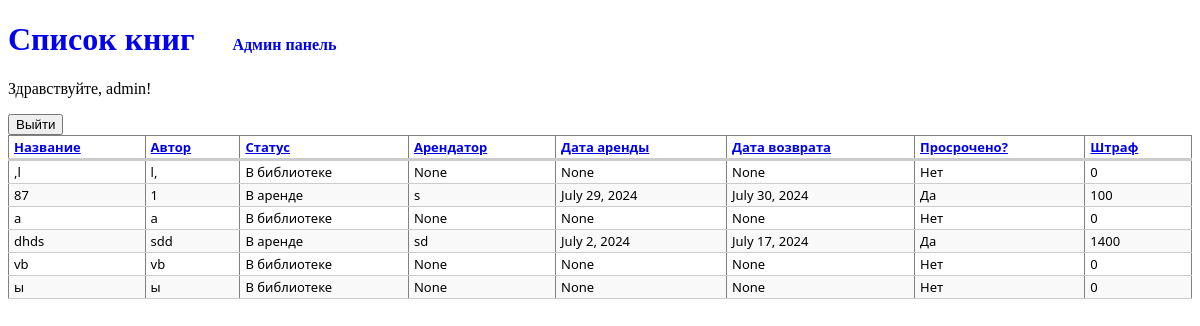
The app's page / (signed in) with its own data.
### books/models.py (models this page shows, shortened)
class Book(models.Model):
    STATUS: list[tuple[str, str]] = [
        ('available', 'В библиотеке'),
        ('rented', 'В аренде'),
    ]
    title: str = models.CharField(max_length=100)
    author: str = models.CharField(max_length=100)
    status: str = models.CharField(
        max_length=10, choices=STATUS, default='available')
    renter_name: str = models.CharField(max_length=100, blank=True, null=True)
    rent_date: models.DateField = models.DateField(blank=True, null=True)
    return_date: models.DateField = models.DateField(blank=True, null=True)
    def is_overdue(self) -> bool:
        if self.status == 'rented' and self.return_date:
            return self.return_date < timezone.now().date()
        return False
    def days_overdue(self) -> int:
        if self.is_overdue():
            return (timezone.now().date() - self.return_date).days
        return 0
    def penalty(self) -> int:
        penalty = 100
        return self.days_overdue() * penalty

### books/views.py (the view)
# urls.py: path('', views.book_list, name='book_list'),
@login_required
def book_list(request: HttpRequest) -> HttpResponse:
    order_by: str = request.GET.get('order_by', 'title')
    direction: str = request.GET.get('direction', 'asc')
    books: list[Book] = list(Book.objects.all())
    if order_by in ['is_overdue', 'penalty']:
        if order_by == 'is_overdue':
            books.sort(key=lambda x: x.is_overdue(),
                       reverse=(direction == 'desc'))
        elif order_by == 'penalty':
            books.sort(key=lambda x: x.penalty(),
                       reverse=(direction == 'desc'))
    else:
        if direction == 'desc':
            order_by = f'-{order_by}'
        books = Book.objects.all().order_by(order_by)
    context: dict[str, Union[Book, str]] = {
        'books': books,
        'order_by': order_by,
        'direction': direction
    }
    return render(request, 'books/book_list.html', context)

### books/templates/books/book_list.html (shortened to what this page needs)
<!DOCTYPE html>
<html>
<head>
</head>
<body>
    <h1>
        <a href="{% url 'book_list' %}" style="text-decoration: none">Список книг</a>
        <a href="/admin" class="admin-button">Админ панель</a>
    </h1>
    {% if user.is_authenticated %}
    <p>Здравствуйте, {{ user.username }}!</p>
    <form method="post" action="{% url 'logout' %}">
        <button type="submit">Выйти</button>
    </form>
    {% endif %}
    <table border="1">
        <thead>
            <tr>
                <th>
                    <a
                        href="?order_by=title&direction={% if order_by == 'title' and direction == 'asc' %}desc{% else %}asc{% endif %}">
                        Название
                    </a>
                </th>
                <th>
                    <a
                        href="?order_by=author&direction={% if order_by == 'author' and direction == 'asc' %}desc{% else %}asc{% endif %}">
                        Автор
                    </a>
                </th>
                <th>
                    <a
                        href="?order_by=status&direction={% if order_by == 'status' and direction == 'asc' %}desc{% else %}asc{% endif %}">
                        Статус
                    </a>
                </th>
                <th>
                    <a
                        href="?order_by=renter_name&direction={% if order_by == 'renter_name' and direction == 'asc' %}desc{% else %}asc{% endif %}">
                        Арендатор
                    </a>
                </th>
                <th>
                    <a
                        href="?order_by=rent_date&direction={% if order_by == 'rent_date' and direction == 'asc' %}desc{% else %}asc{% endif %}">
                        Дата аренды
                    </a>
                </th>
                <th>
                    <a
                        href="?order_by=return_date&direction={% if order_by == 'return_date' and direction == 'asc' %}desc{% else %}asc{% endif %}">
                        Дата возврата
                    </a>
                </th>
                <th>
                    <a
                        href="?order_by=is_overdue&direction={% if order_by == 'is_overdue' and direction == 'asc' %}desc{% else %}asc{% endif %}">
                        Просрочено?
                    </a>
                </th>
                <th>
                    <a
                        href="?order_by=penalty&direction={% if order_by == 'penalty' and direction == 'asc' %}desc{% else %}asc{% endif %}">
                        Штраф
                    </a>
                </th>
            </tr>
        </thead>
        <tbody>
            {% for book in books %}
            <tr>
                <td>{{ book.title }}</td>
                <td>{{ book.author }}</td>
                <td>{{ book.get_status_display }}</td>
                <td>{{ book.renter_name }}</td>
                <td>{{ book.rent_date }}</td>
                <td>{{ book.return_date }}</td>
                <td>{{ book.is_overdue|yesno:"Да,Нет" }}</td>
                <td>{{ book.penalty }}</td>
            </tr>
            {% empty %}
            <tr>
                <td>Книги отсутствуют.</td>
            </tr>
            {% endfor %}
        </tbody>
    </table>
</body>
</html>

### books/templates/books/book_list.html (style rules this page uses)
table { width: 100%; border-collapse: collapse; font-size: 13px; font-family: "Segoe UI"; }
tr:nth-child(2n) { background: #f9f9f9; }
tr { border-bottom: 1px solid #ccc; }
td, th { padding: 2px 1em 2px 5px; }
th { text-align: left; border-bottom: 3px solid #ccc; }
.admin-button { font-size: 0.5em; margin-left: 20px; padding: 5px 10px; text-decoration: none; border-radius: 4px; }

### records on screen
Book: title ",l", author "l,", status "В библиотеке", renter_name "None", rent_date "None", return_date "None", is_overdue "Нет", penalty "0"
Book: title "87", author "1", status "В аренде", renter_name "s", rent_date "July 29, 2024", return_date "July 30, 2024", is_overdue "Да", penalty "100"
Book: title "a", author "a", status "В библиотеке", renter_name "None", rent_date "None", return_date "None", is_overdue "Нет", penalty "0"
Book: title "dhds", author "sdd", status "В аренде", renter_name "sd", rent_date "July 2, 2024", return_date "July 17, 2024", is_overdue "Да", penalty "1400"
Book: title "vb", author "vb", status "В библиотеке", renter_name "None", rent_date "None", return_date "None", is_overdue "Нет", penalty "0"
Book: title "ы", author "ы", status "В библиотеке", renter_name "None", rent_date "None", return_date "None", is_overdue "Нет", penalty "0"

### other values on screen
{{ user.username }} "admin"
